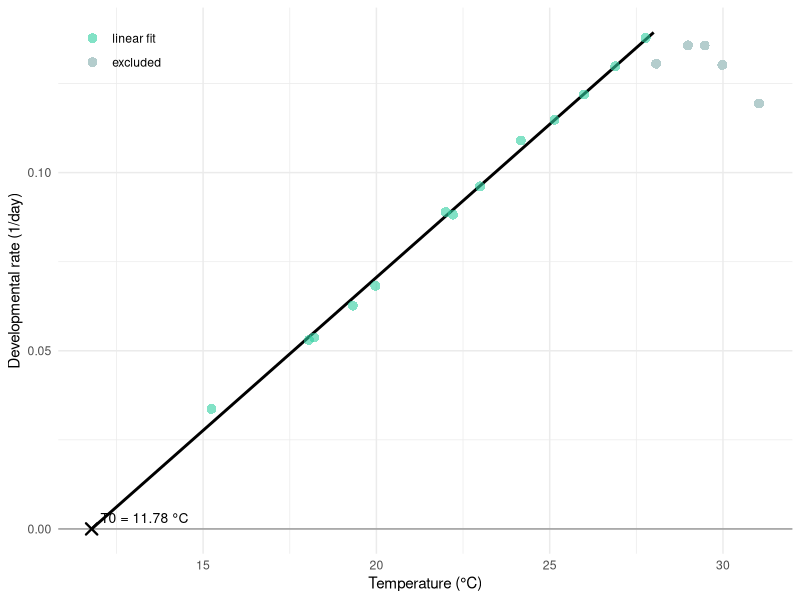
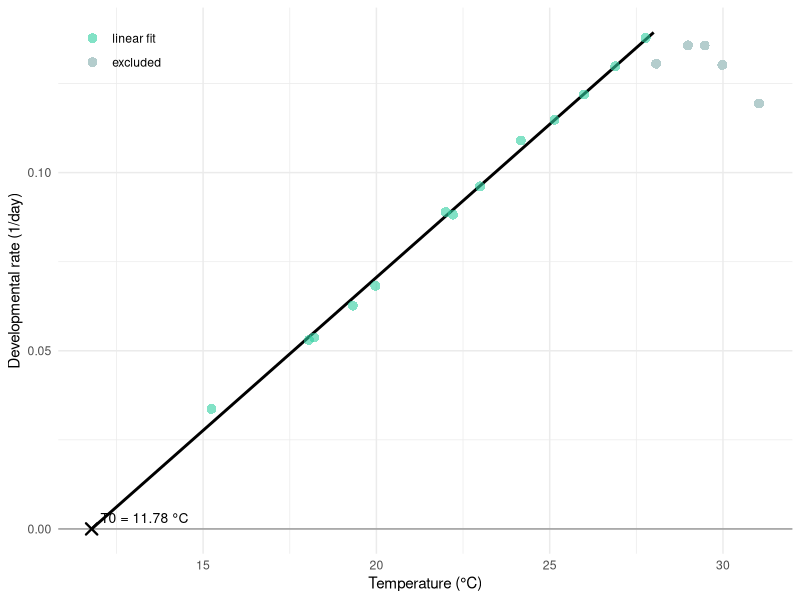

Generate these figures, in order, with R:
# =====================================================================
# calibration.R — Base development-model calibration for DrosoTracker.
#
# Derives the thermal-summation constants of the egg->adult model
#     T_dev(theta) = DD / (theta - T0)   <=>   rate = (1/DD)*theta - T0/DD
# by linear regression of developmental RATE against temperature, over the
# linear range ~15-28 C, on the author-verified transcription of Powsner
# (1935, Physiol. Zool. 8:474-520; Tables IX corrected + X, sexes averaged).
#   DD = 1 / slope ;  T0 = -intercept / slope.
#
# Prints and self-checks the constants (stops if they drift) and draws
# Figure 1 (developmental rate vs temperature).
#
# Run from the analysis/ folder:   Rscript calibration.R
# =====================================================================

# ---- 1) Data: the verified Powsner totals (committed CSV) ------------
d <- read.csv("data/powsner1935_total_verified.csv")   # cols: temp_c, total_days, nota
d$rate <- 1 / d$total_days                              # developmental rate (1/day)

# ---- 2) Linear fit over the linear range (~15-28 C) -----------------
# Above ~28 C the rate-temperature relation reverses (Q10 falls) and is
# excluded. The 27.77 C point (pupal from females only) is kept in the fit;
# dropping it barely changes the result.
LO <- 15; HI <- 28
lin <- d$temp_c >= LO & d$temp_c <= HI
fit <- lm(rate ~ temp_c, data = d[lin, ])

b0 <- coef(fit)[1]; b1 <- coef(fit)[2]
T0 <- as.numeric(-b0 / b1)         # developmental-zero threshold (x-intercept)
DD <- as.numeric(1 / b1)           # thermal constant (degree-days)
R2 <- summary(fit)$r.squared
n  <- sum(lin)

cat(sprintf("Powsner egg->adult, ~%g-%g C (n=%d):  T0 = %.2f C   DD = %.2f degree-days   R2 = %.4f\n",
            LO, HI, n, T0, DD, R2))
print(summary(fit))

# ---- 3) Self-check: must reproduce the published values -------------
stopifnot(
  abs(T0 - 11.78)  < 0.03,
  abs(DD - 116.38) < 0.60,
  R2 > 0.995,
  n == 13
)
cat("self-check OK: reproduces T0 = 11.78 C, DD = 116.38 degree-days, n = 13.\n")

# ---- 4) Figure 1: developmental rate vs temperature -----------------
if (requireNamespace("ggplot2", quietly = TRUE)) {
  library(ggplot2)
  dir.create("figures", showWarnings = FALSE)

  d$group <- factor(ifelse(lin, "linear fit", "excluded"),
                    levels = c("linear fit", "excluded"))
  cols <- c(`linear fit` = "#2FCFA099", excluded = "#B4CDCD")

  # fitted line drawn only from T0 to the upper limit (not into the excluded zone)
  fit_line <- data.frame(temp_c = seq(T0, HI, length.out = 100))
  fit_line$rate <- b1 * fit_line$temp_c + b0

  p1 <- ggplot(d, aes(temp_c, rate)) +
    geom_hline(yintercept = 0, colour = "grey60") +
    geom_line(data = fit_line, colour = "black", linewidth = 1) +
    geom_point(aes(fill = group), shape = 21, size = 3, colour = "transparent") +
    annotate("point", x = T0, y = 0, shape = 4, colour = "black", size = 3, stroke = 1.2) +
    annotate("text",  x = T0, y = 0, label = sprintf("T0 = %.2f °C", T0),
             hjust = -0.1, vjust = -0.6, colour = "black", size = 3.5) +
    scale_fill_manual(values = cols, name = NULL) +
    labs(x = "Temperature (°C)", y = "Developmental rate (1/day)") +
    theme_minimal() +
    theme(legend.position = c(0.02, 0.98), legend.justification = c(0, 1))

  ggsave("figures/figure1_rate_vs_temp.pdf", p1, width = 90, height = 68, units = "mm")
  ggsave("figures/figure1_rate_vs_temp.png", p1, width = 90, height = 68, units = "mm", dpi = 300)
  cat("Figure 1 saved to analysis/figures/.\n")
} else {
  cat("(ggplot2 not installed; skipped Figure 1. install.packages('ggplot2') to regenerate.)\n")
}
